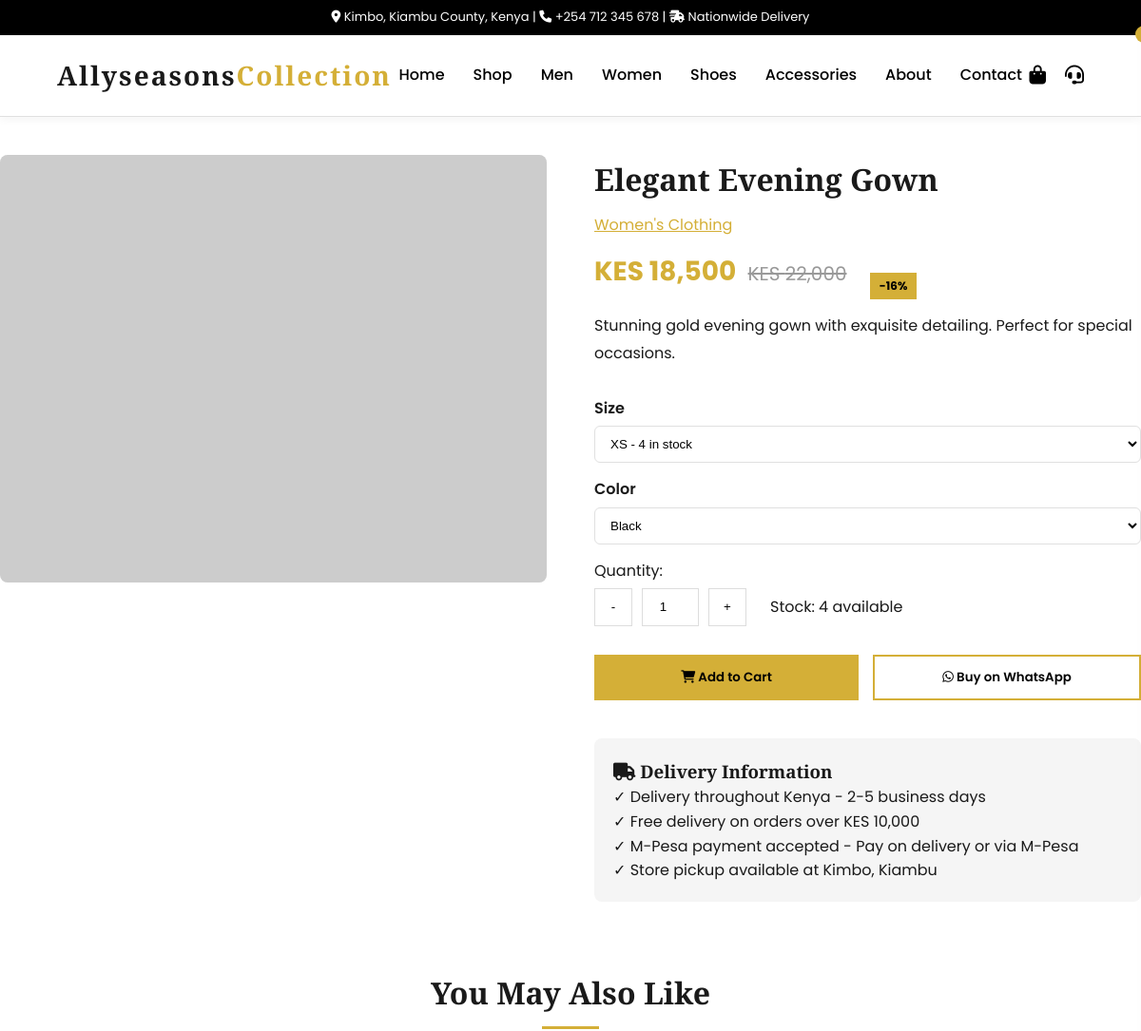
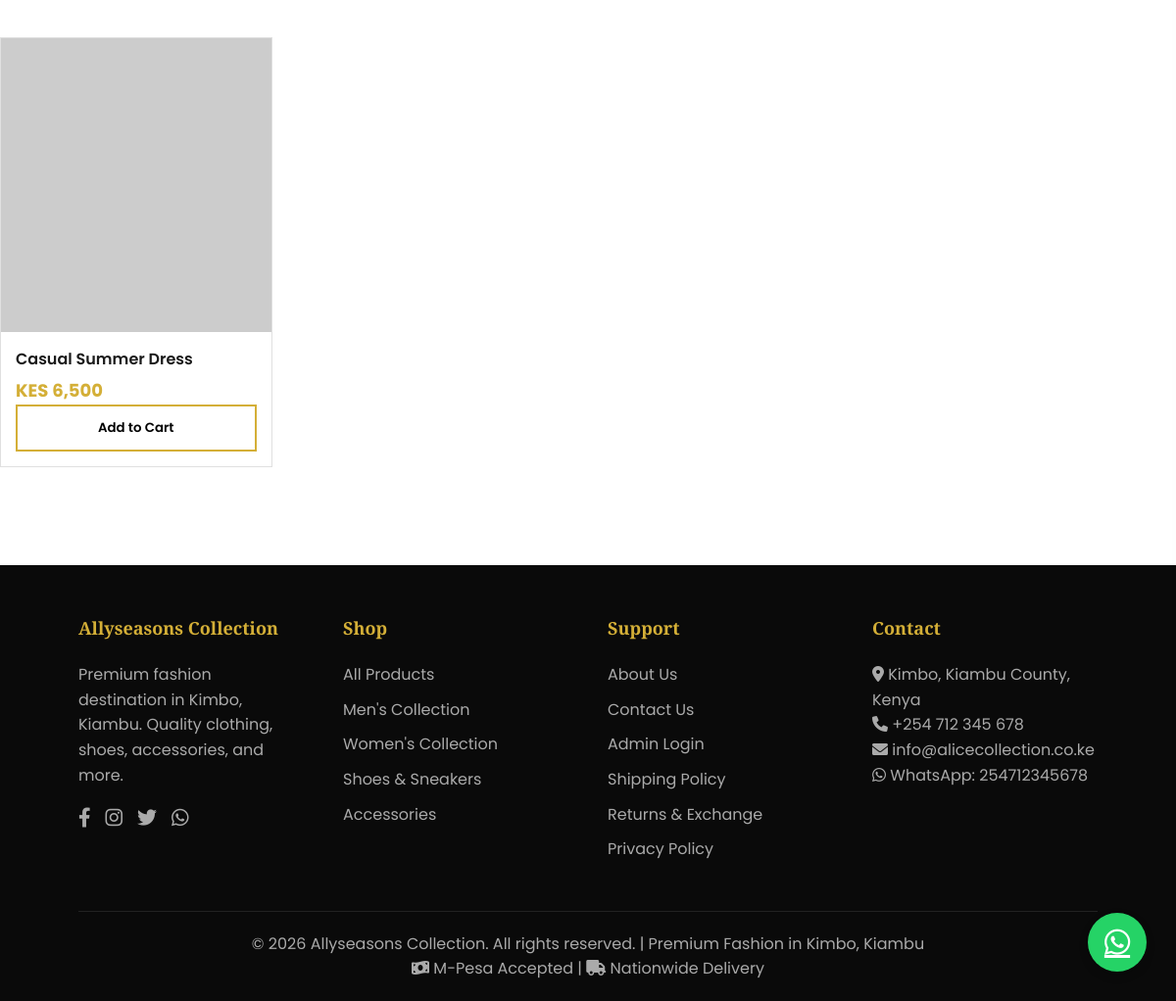
/product.php?id=2, run on the app's committed database (2 pictures, top to bottom).
### tables this page shows
CREATE TABLE products (
    id INT AUTO_INCREMENT PRIMARY KEY,
    name VARCHAR(255) NOT NULL,
    slug VARCHAR(255) NOT NULL UNIQUE,
    description TEXT,
    price DECIMAL(10,2) NOT NULL,
    old_price DECIMAL(10,2) DEFAULT NULL,
    category_id INT,
    image VARCHAR(255),
    images TEXT,
    is_featured BOOLEAN DEFAULT FALSE,
    is_new BOOLEAN DEFAULT FALSE,
    is_flash_sale BOOLEAN DEFAULT FALSE,
    flash_sale_end DATETIME DEFAULT NULL,
    stock INT DEFAULT 10,
    size_options TEXT DEFAULT NULL,
    created_at TIMESTAMP DEFAULT CURRENT_TIMESTAMP,
    FOREIGN KEY (category_id) REFERENCES categories(id) ON DELETE SET NULL
);

CREATE TABLE categories (
    id INT AUTO_INCREMENT PRIMARY KEY,
    name VARCHAR(100) NOT NULL,
    slug VARCHAR(100) NOT NULL UNIQUE,
    image VARCHAR(255),
    parent_id INT DEFAULT NULL,
    display_order INT DEFAULT 0,
    created_at TIMESTAMP DEFAULT CURRENT_TIMESTAMP
);

### product.php (called while the page is built)
<?php
require_once __DIR__ . '/config/includes/product.php';
?>

### config/database.php (called while the page is built, shortened)
<?php
function getProductOptionData(array $product): array
{
    $name = strtolower((string)($product['name'] ?? ''));
    $rawSizeOptions = (string)($product['size_options'] ?? '');
    $isShoe = preg_match('/\b(shoe|shoes|sneaker|sneakers|boot|boots)\b/i', $name) === 1;
    $isClothing = preg_match('/\b(jacket|gown|dress|shirt|t-shirt|tie|top|blouse|trouser|pants|skirt|hoodie|suit|blazer)\b/i', $name) === 1;
    if ($isClothing) {
        return [
            'type' => 'clothing',
            'sizes' => ['XS', 'S', 'M', 'L', 'XL', 'XXL'],
            'colors' => ['Black', 'White', 'Blue', 'Red'],
            'stock' => ['XS' => 4, 'S' => 10, 'M' => 12, 'L' => 8, 'XL' => 0, 'XXL' => 4],
        ];
    }
    return [
        'type' => 'general',
        'sizes' => ['S', 'M', 'L'],
        'colors' => ['Black', 'White', 'Blue', 'Red'],
        'stock' => ['S' => 6, 'M' => 7, 'L' => 5],
    ];
}
?>

### config/includes/product.php (the view, shortened to what this page needs)
<?php
require_once __DIR__ . '/../database.php';
$product_id = isset($_GET['id']) ? (int)$_GET['id'] : 0;
$stmt = $pdo->prepare("SELECT p.*, c.name as category_name, c.slug as category_slug
                       FROM products p
                       LEFT JOIN categories c ON p.category_id = c.id
                       WHERE p.id = ?");
$stmt->execute([$product_id]);
$product = $stmt->fetch();
$related = $pdo->prepare("SELECT * FROM products WHERE category_id = ? AND id != ? LIMIT 4");
$related->execute([$product['category_id'], $product_id]);
$related_products = $related->fetchAll();
include __DIR__ . '/../header.php';
?>
<div class="container" style="padding: 40px 0;">
    <div style="display: grid; grid-template-columns: 1fr 1fr; gap: 50px;">
        <div>
            <img src="images/<?php echo htmlspecialchars($product['image']); ?>"
                 alt="<?php echo htmlspecialchars($product['name']); ?>"
                 class="product-detail-image"
                 onerror="this.src='https://placehold.co/600x600?text=Product'">
        </div>
        <div>
            <h1 style="font-size: 32px; margin-bottom: 10px;"><?php echo htmlspecialchars($product['name']); ?></h1>
            <p style="color: #666; margin-bottom: 15px;">
                <a href="category.php?slug=<?php echo $product['category_slug']; ?>" style="color: var(--gold);">
                    <?php echo htmlspecialchars($product['category_name']); ?>
                </a>
            </p>
            <div style="margin-bottom: 20px;">
                <span class="product-price" style="font-size: 28px;">KES <?php echo number_format($product['price']); ?></span>
                <?php if($product['old_price']): ?>
                    <span class="old-price" style="font-size: 20px;">KES <?php echo number_format($product['old_price']); ?></span>
                    <span class="product-badge" style="position: relative; display: inline-block; margin-left: 10px;">
                        -<?php echo round((($product['old_price'] - $product['price']) / $product['old_price']) * 100); ?>%
                    </span>
                <?php endif; ?>
            </div>
            <p style="margin-bottom: 30px; line-height: 1.8;"><?php echo nl2br(htmlspecialchars($product['description'])); ?></p>
            <?php $options = getProductOptionData($product); ?>
            <div class="option-group">
                <label>Size</label>
                <select id="selected_size" onchange="updateStockInfo()">
                    <?php foreach ($options['sizes'] as $size): $stockCount = $options['stock'][$size] ?? 0; ?>
                    <option value="<?php echo htmlspecialchars($size); ?>" data-stock="<?php echo $stockCount; ?>" <?php echo $stockCount <= 0 ? 'disabled' : ''; ?>>
                        <?php echo htmlspecialchars($size); ?><?php echo $stockCount > 0 ? ' - ' . $stockCount . ' in stock' : ' - Out of stock'; ?>
                    </option>
                    <?php endforeach; ?>
                </select>
            </div>
            <div class="option-group">
                <label>Color</label>
                <select id="selected_color">
                    <?php foreach ($options['colors'] as $color): ?>
                    <option value="<?php echo htmlspecialchars($color); ?>"><?php echo htmlspecialchars($color); ?></option>
                    <?php endforeach; ?>
                </select>
            </div>
            <div style="margin-bottom: 20px;">
                <label>Quantity:</label>
                <div style="display: flex; align-items: center; gap: 10px; margin-top: 5px;">
                    <button onclick="decrementQty()" style="width: 40px; height: 40px; border: 1px solid #ddd; background: white; cursor: pointer;">-</button>
                    <input type="number" id="quantity" value="1" min="1" max="<?php echo $product['stock']; ?>" style="width: 60px; height: 40px; text-align: center; border: 1px solid #ddd;">
                    <button onclick="incrementQty()" style="width: 40px; height: 40px; border: 1px solid #ddd; background: white; cursor: pointer;">+</button>
                    <span id="stockInfo" style="margin-left: 15px;">Stock: <?php echo $product['stock']; ?> available</span>
                </div>
            </div>
            <div style="display: flex; gap: 15px; margin-top: 30px;">
                <button class="btn btn-primary" onclick="addToCartWithQty()" style="flex:1;">
                    <i class="fas fa-shopping-cart"></i> Add to Cart
                </button>
                <button class="btn btn-outline" onclick="buyNow()" style="flex:1;">
                    <i class="fab fa-whatsapp"></i> Buy on WhatsApp
                </button>
            </div>
            <div style="margin-top: 40px; padding: 20px; background: var(--gray-light); border-radius: 8px;">
                <h3><i class="fas fa-truck"></i> Delivery Information</h3>
                <p>✓ Delivery throughout Kenya - 2-5 business days</p>
                <p>✓ Free delivery on orders over KES 10,000</p>
                <p>✓ M-Pesa payment accepted - Pay on delivery or via M-Pesa</p>
                <p>✓ Store pickup available at Kimbo, Kiambu</p>
            </div>
        </div>
    </div>
    <?php if(count($related_products) > 0): ?>
    <div style="margin-top: 70px;">
        <h2 class="section-title">You May Also Like</h2>
        <div class="products-grid">
            <?php foreach($related_products as $rel): ?>
            <div class="product-card">
                <img src="images/<?php echo htmlspecialchars($rel['image']); ?>" class="product-img" onerror="this.src='https://placehold.co/300x300?text=Product'">
                <div class="product-info">
                    <div class="product-title"><?php echo htmlspecialchars($rel['name']); ?></div>
                    <div class="product-price">KES <?php echo number_format($rel['price']); ?></div>
                    <button class="btn btn-outline" style="width:100%;" onclick="addToCart(<?php echo $rel['id']; ?>, '<?php echo addslashes($rel['name']); ?>', <?php echo $rel['price']; ?>, '<?php echo $rel['image']; ?>')">Add to Cart</button>
                </div>
            </div>
            <?php endforeach; ?>
        </div>
    </div>
    <?php endif; ?>
</div>
<?php include __DIR__ . '/footer.php'; ?>

### config/header.php (style rules this page uses)
* { margin: 0; padding: 0; box-sizing: border-box; }
body { font-family: 'Poppins', sans-serif; background: #ffffff; color: #1a1a1a; line-height: 1.6; }
h1, h2, h3, h4, h5, h6 { font-family: 'Playfair Display', serif; font-weight: 600; }
:root { --black: #000000; --white: #ffffff; --gold: #D4AF37; --gold-dark: #B8960C; --gray-light: #f5f5f5; --gray: #e0e0e0; --gray-dark: #333333; }
.btn { display: inline-block; padding: 12px 30px; border: none; cursor: pointer; font-weight: 600; text-decoration: none; transition: all 0.3s; font-family: 'Poppins', sans-serif; }
.btn-primary { background: var(--gold); color: var(--black); }
.btn-outline { border: 2px solid var(--gold); background: transparent; color: var(--black); }
.container { max-width: 1200px; margin: 0 auto; padding: 0 20px; }
.section-title { font-size: 32px; text-align: center; margin-bottom: 40px; position: relative; }
.section-title:after { content: ''; display: block; width: 60px; height: 3px; background: var(--gold); margin: 10px auto 0; }
.products-grid { display: grid; grid-template-columns: repeat(auto-fill, minmax(260px, 1fr)); gap: 30px; }
.product-card { background: var(--white); border: 1px solid var(--gray); transition: transform 0.3s, box-shadow 0.3s; position: relative; }
.product-badge { position: absolute; top: 10px; left: 10px; background: var(--gold); color: var(--black); padding: 4px 10px; font-size: 12px; font-weight: bold; z-index: 2; }
.product-img, .product-detail-image { width: 100%; height: 300px; object-fit: cover; background: var(--gray-light); display: block; }
.product-detail-image { height: 450px; border-radius: 8px; }
.product-info { padding: 15px; }
.product-title { font-size: 16px; font-weight: 600; margin-bottom: 5px; }
.product-price { color: var(--gold); font-weight: bold; font-size: 18px; }
.old-price { text-decoration: line-through; color: #999; font-size: 14px; margin-left: 8px; }
.option-group { margin-bottom: 15px; }
.option-group label { display: block; margin-bottom: 6px; font-weight: 600; }
.option-group select { width: 100%; padding: 10px 12px; border: 1px solid var(--gray); border-radius: 6px; background: var(--white); }

### data on the page
products: name "Elegant Evening Gown", category.name "Women's Clothing", price "18,500", old_price "22,000", (($product['old_price'] - $product['price']) / $product['old_price']) * 100 "16", description "Stunning gold evening gown with exquisite detailing. Perfect for special occasions."
products: name "Casual Summer Dress", price "6,500"

### other printed values
SITE_ADDRESS "Kimbo, Kiambu County, Kenya"
SITE_PHONE "+254 712 345 678"
SITE_EMAIL "info@alicecollection.co.ke"
WHATSAPP_NUMBER "254712345678"
form field value "XS - 4 in stock"
form field value "Black"
